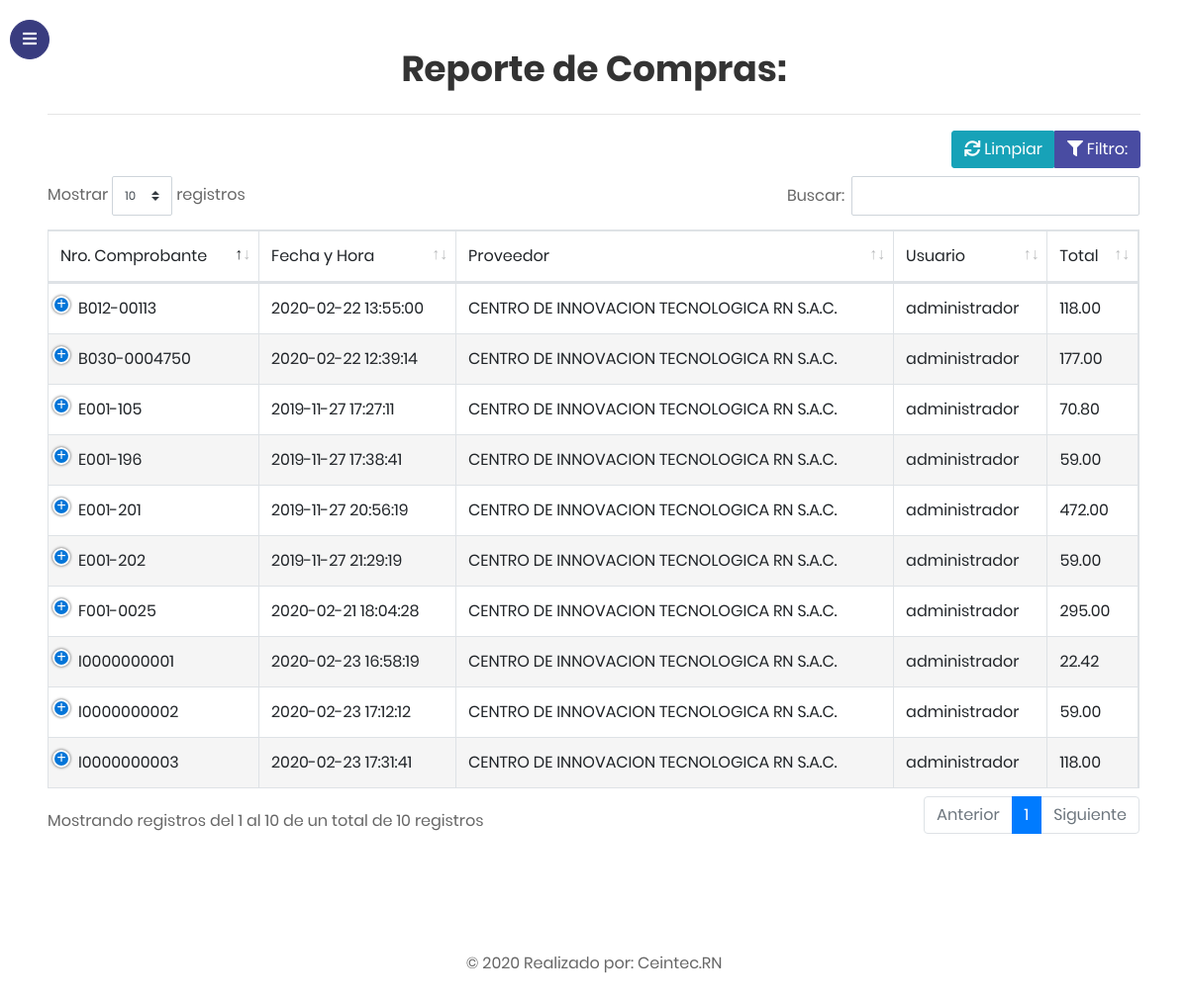
The app's page /reportecompra.php (signed in) with its own data.
### tables this page shows
CREATE TABLE `comprobante_compra` (
  `numero_comprobante` varchar(20) NOT NULL,
  `idtipoComprobante` int(11) NOT NULL,
  `codigoProv` int(11) NOT NULL,
  `fecha_hora_compra` varchar(30) NOT NULL,
  `idusuario` int(11) NOT NULL,
  `totalpagado` double NOT NULL,
  `idforma_pago` int(11) NOT NULL,
  `estado` varchar(50) NOT NULL DEFAULT 'Cancelado',
  `subtotal` double NOT NULL,
  `DatoIGV` double NOT NULL,
  `tipomoneda` int(11) NOT NULL
);

CREATE TABLE `proveedor` (
  `codigoProv` int(11) NOT NULL,
  `razon_social` varchar(100) NOT NULL,
  `ruc` varchar(20) NOT NULL,
  `email` varchar(50) DEFAULT NULL,
  `contacto` varchar(50) NOT NULL,
  `telefonocontacto` varchar(20) NOT NULL,
  `nombreProv` varchar(20) NOT NULL
);

### assets/constant/config.php (called while the page is built, shortened)
<?php
$host = "localhost";
$user = "root";
$password = "12345678";
$dbname = "sis_ventas";
$con = mysqli_connect($host, $user, $password,$dbname);
if (!function_exists('ejecutarConsulta')) {
	Function ejecutarConsulta($sql){
global $con;
$query=$con->query($sql);
return $query;
	}
}
?>

### reportecompra.php (the view, shortened to what this page needs)
<?php
	include "assets/constant/config.php";
  if(isset($_POST['btn_query'])){
    $fecha_inicio = mysqli_real_escape_string($con,(strip_tags($_POST["inicio_filtro"],ENT_QUOTES)));
    $fecha_fin = mysqli_real_escape_string($con,(strip_tags($_POST["fin_filtro"],ENT_QUOTES)));
    $nro_comprobante = mysqli_real_escape_string($con,(strip_tags($_POST["nro_comprobante_xd"],ENT_QUOTES)));
    if($nro_comprobante == "" || $nro_comprobante == null){
      $query = "SELECT CC.numero_comprobante as nro_comprobante, CC.fecha_hora_compra as fecha, P.razon_social as proveedor, CONCAT(U.nombre,' ',U.apellido) as usuario, FORMAT(CC.totalpagado,2) as total FROM comprobante_compra CC INNER JOIN proveedor P ON CC.codigoProv = P.codigoProv INNER JOIN usuario U ON CC.idusuario = U.idusuario WHERE STR_TO_DATE(CONCAT(substr(CC.fecha_hora_compra,1,4),',',substr(CC.fecha_hora_compra,6,2),',',substr(CC.fecha_hora_compra,9,2)),'%Y,%m,%d') BETWEEN '$fecha_inicio' AND '$fecha_fin';";
      $result_query = ejecutarConsulta($query);
    }else{
      $query = "SELECT CC.numero_comprobante as nro_comprobante, CC.fecha_hora_compra as fecha, P.razon_social as proveedor, CONCAT(U.nombre,' ',U.apellido) as usuario, FORMAT(CC.totalpagado,2) as total FROM comprobante_compra CC INNER JOIN proveedor P ON CC.codigoProv = P.codigoProv INNER JOIN usuario U ON CC.idusuario = U.idusuario WHERE CC.numero_comprobante LIKE '%$nro_comprobante%' AND STR_TO_DATE(CONCAT(substr(CC.fecha_hora_compra,1,4),',',substr(CC.fecha_hora_compra,6,2),',',substr(CC.fecha_hora_compra,9,2)),'%Y,%m,%d') BETWEEN '$fecha_inicio' AND '$fecha_fin';";
      $result_query = ejecutarConsulta($query);
    }
  }
  else{
    $query = "SELECT CC.numero_comprobante as nro_comprobante, CC.fecha_hora_compra as fecha, P.razon_social as proveedor, CONCAT(U.nombre,' ',U.apellido) as usuario, FORMAT(CC.totalpagado,2) as total FROM comprobante_compra CC INNER JOIN proveedor P ON CC.codigoProv = P.codigoProv INNER JOIN usuario U ON CC.idusuario = U.idusuario;";
    $result_query = ejecutarConsulta($query);
  }
?>
<!doctype html>
<html lang="en">
  <head>
		<link rel="stylesheet" href="https://stackpath.bootstrapcdn.com/font-awesome/4.7.0/css/font-awesome.min.css">
		<link rel="stylesheet" href="assets/css/style.css">
    <link href="assets/css/font-face.css" rel="stylesheet" media="all">
    <link href="assets/vendor/font-awesome-4.7/css/font-awesome.min.css" rel="stylesheet" media="all">
    <link href="assets/vendor/font-awesome-5/css/fontawesome-all.min.css" rel="stylesheet" media="all">
    <link href="assets/vendor/mdi-font/css/material-design-iconic-font.min.css" rel="stylesheet" media="all">
    <link href="assets/vendor/bootstrap-4.1/bootstrap.min.css" rel="stylesheet" media="all">
    <link href="assets/vendor/animsition/animsition.min.css" rel="stylesheet" media="all">
    <link href="assets/vendor/bootstrap-progressbar/bootstrap-progressbar-3.3.4.min.css" rel="stylesheet" media="all">
    <link href="assets/vendor/wow/animate.css" rel="stylesheet" media="all">
    <link href="assets/vendor/css-hamburgers/hamburgers.min.css" rel="stylesheet" media="all">
    <link href="assets/vendor/slick/slick.css" rel="stylesheet" media="all">
    <link href="assets/vendor/select2/select2.min.css" rel="stylesheet" media="all">
    <link href="assets/vendor/perfect-scrollbar/perfect-scrollbar.css" rel="stylesheet" media="all">
    <link href="assets/vendor/vector-map/jqvmap.min.css" rel="stylesheet" media="all">
    <link href="assets/css/dataTables.bootstrap4.min.css" rel="stylesheet" media="all">
    <link href="assets/css/responsive.bootstrap4.min.css" rel="stylesheet" media="all">
    <link href="assets/css/theme.css" rel="stylesheet" media="all">
  </head>
  <body>
		<div class="wrapper d-flex align-items-stretch">
			<nav id="sidebar" class="active">
				<div class="custom-menu">
					<button type="button" id="sidebarCollapse" class="btn btn-primary">
	          <i class="fa fa-bars"></i>
	        </button>
        </div>
    	</nav>
      <div id="content" class="p-4 p-md-5 pt-5">
        <h1 class="mb-4 text-center">Reporte de Compras:</h1>
        <hr />
        <div class="text-right">
          <div class="btn-group mb-2" role="group" aria-label="First group">
          <form method='post' style="max-width: 110px;">
          <button type="submit" name="clean" class="btn btn-info"><i class="fa fa-refresh" aria-hidden="true"></i>&nbsp;Limpiar</button>
          </form>
          <a class="btn btn-primary" data-toggle="collapse" href="#collapseExample" role="button" aria-expanded="false" aria-controls="collapseExample">
          <i class="fa fa-filter"></i>
          Filtro:
          </a>
          </div>
        </div>
        <div class="table-responsive">
          <table id="compras_list" class="table table-striped table-bordered dt-responsive nowrap" style="width:100%">
            <thead>
              <tr>
                <td>Nro. Comprobante</td>
                <td>Fecha y Hora</td>
                <td>Proveedor</td>
                <td>Usuario</td>
                <td>Total</td>
              </tr>
            </thead>
            <tbody>
              <?php
                if($result_query){
                  while($row = mysqli_fetch_array($result_query)){
                    echo '
                      <tr>
                        <td>'.$row["nro_comprobante"].'</td>
                        <td>'.$row["fecha"].'</td>
                        <td>'.$row["proveedor"].'</td>
                        <td>'.$row["usuario"].'</td>
                        <td>'.$row["total"].'</td>
                        <td><a href="detallecompra.php?idcompra='.$row["nro_comprobante"].'">Observar&nbsp;</a><i class="fa fa-eye" aria-hidden="true"></i></td>
                      </tr>
                    ';
                  }
                }
              ?>
            </tbody>
          </table>
        </div>
        <footer style="margin-top: 100px; position: relative;" class="page-footer font-small">
        <div class="footer-copyright text-center py-3">© 2020 Realizado por:
            <a> Ceintec.RN</a>
        </div>
        </footer>
    </div>
		</div>
  </body>
</html>

### records on screen
comprobante_compra: numero_comprobante "B012-00113", fecha_hora_compra "2020-02-22 13:55:00", codigoProv.razon_social "CENTRO DE INNOVACION TECNOLOGICA RN S.A.C.", usuario "administrador", total "118.00"
comprobante_compra: numero_comprobante "B030-0004750", fecha_hora_compra "2020-02-22 12:39:14", codigoProv.razon_social "CENTRO DE INNOVACION TECNOLOGICA RN S.A.C.", usuario "administrador", total "177.00"
comprobante_compra: numero_comprobante "E001-105", fecha_hora_compra "2019-11-27 17:27:11", codigoProv.razon_social "CENTRO DE INNOVACION TECNOLOGICA RN S.A.C.", usuario "administrador", total "70.80"
comprobante_compra: numero_comprobante "E001-196", fecha_hora_compra "2019-11-27 17:38:41", codigoProv.razon_social "CENTRO DE INNOVACION TECNOLOGICA RN S.A.C.", usuario "administrador", total "59.00"
comprobante_compra: numero_comprobante "E001-201", fecha_hora_compra "2019-11-27 20:56:19", codigoProv.razon_social "CENTRO DE INNOVACION TECNOLOGICA RN S.A.C.", usuario "administrador", total "472.00"
comprobante_compra: numero_comprobante "E001-202", fecha_hora_compra "2019-11-27 21:29:19", codigoProv.razon_social "CENTRO DE INNOVACION TECNOLOGICA RN S.A.C.", usuario "administrador", total "59.00"
comprobante_compra: numero_comprobante "F001-0025", fecha_hora_compra "2020-02-21 18:04:28", codigoProv.razon_social "CENTRO DE INNOVACION TECNOLOGICA RN S.A.C.", usuario "administrador", total "295.00"
comprobante_compra: numero_comprobante "I0000000001", fecha_hora_compra "2020-02-23 16:58:19", codigoProv.razon_social "CENTRO DE INNOVACION TECNOLOGICA RN S.A.C.", usuario "administrador", total "22.42"
comprobante_compra: numero_comprobante "I0000000002", fecha_hora_compra "2020-02-23 17:12:12", codigoProv.razon_social "CENTRO DE INNOVACION TECNOLOGICA RN S.A.C.", usuario "administrador", total "59.00"
comprobante_compra: numero_comprobante "I0000000003", fecha_hora_compra "2020-02-23 17:31:41", codigoProv.razon_social "CENTRO DE INNOVACION TECNOLOGICA RN S.A.C.", usuario "administrador", total "118.00"
